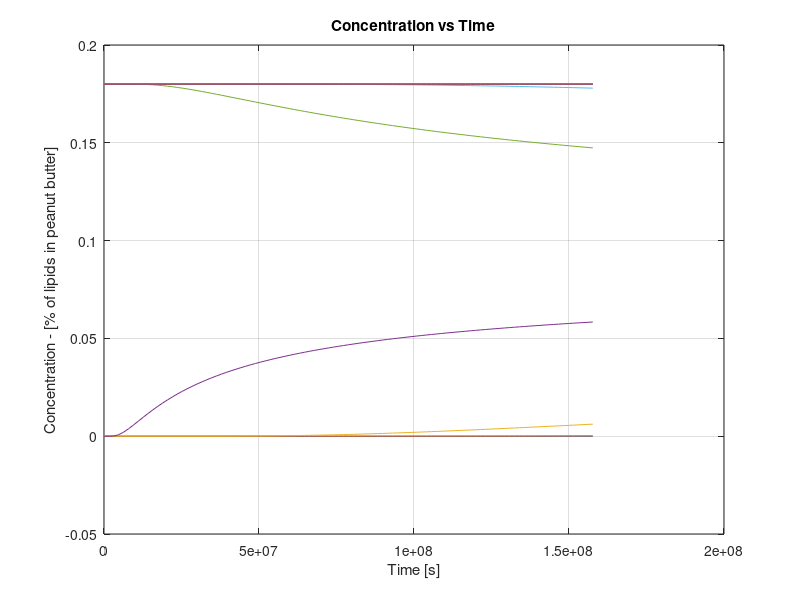
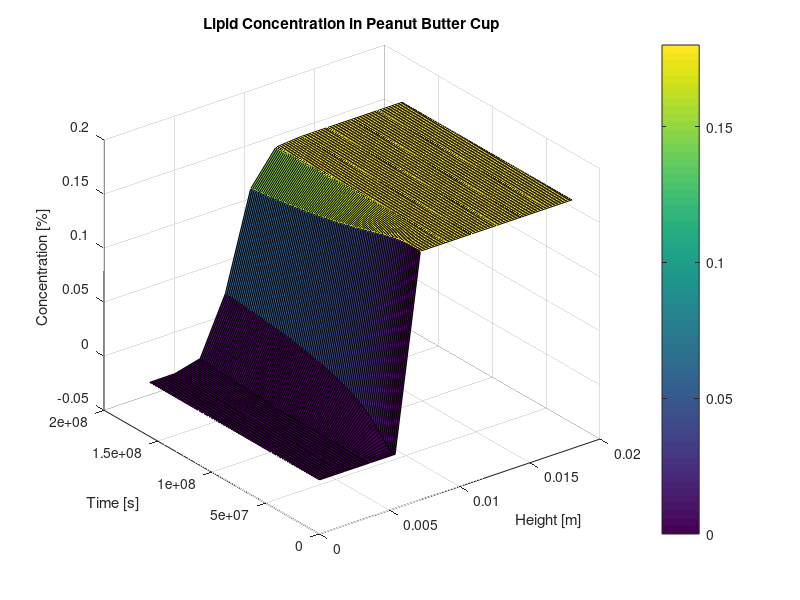
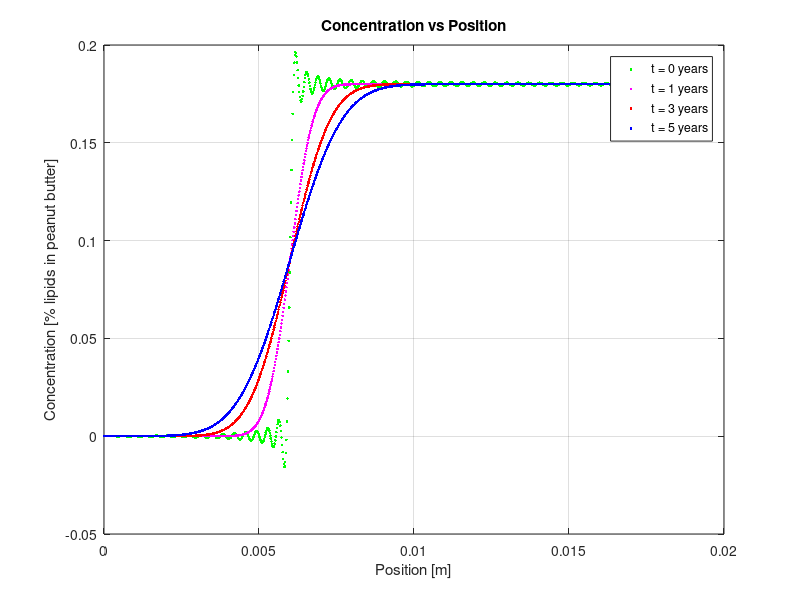

The MATLAB script that drew these images, in order:
%% Biological and Agricultural Engineering Department
% Modeling and Analysis of Physical and Biological Processes: EBS 270
% Homework No. 2 - Due Date: May 10, 2019
% Student: Guilherme De Moura Araujo
%%
close all; clear all; clc;

%% Problem 1 a - Simplified analytical solution
% Assumptions:
% 1) Peanut butter cup has a cylindrical geometry;
% 2) Diffusivity is the same in both chocolat and peanut butter layers;
% 3) There's no migration of lipidis by capilarity;
% 4) The peanut butter cup is homogenous and isotropic;
% 5) No vapor pressure escapes to the outside;
% 6) Concentrations are the same in the interface;
% 7) Concentration does not change in the radial direction;
% 8) There's no chemical reaction between peanut buttter and the chocolat.


h = 0.018; % height [m]
hPb = 0.012; % peanut butter layer thickness [m]
hC = h-hPb; % chocolate layer thickness [m]
d = 5.5*10^-15; % diffusivity of the lipid in liquid [m2/s]
co = 0.18; % initial concentration [%]
dz = h/10; % [m]
tMax = (365*24*3600*5); % maximum time (5 years) [s]
dt = tMax/100; % time step [s]

tgrid = 0:dt:tMax;
zgrid = 0:dz:h;
[z,t] = meshgrid(zgrid , tgrid);
Sum = 0;
infSum = 1E4;

for n = 1:infSum
    Sin = sin(n * pi * hC/h);
    Cos = cos(n * pi * z/h);
    wn = n * pi/h;
    E = exp( -(wn^2) * d * t);
    Sum = Sum + (Sin * Cos .* E)/n;
end
 
C = co * (hPb/h - 2*Sum/pi);     % Simplified analytical solution
 
plot(t, C)
xlabel('Time [s]');
ylabel('Concentration - [% of lipids in peanut butter]');
grid;
title ('Concentration vs Time')

%% Problem 1b - Surface to produce plot of concentration vs. height and time
figure()
surf(z, t, C) % surface plot
colorbar
title ('Lipid Concentration in Peanut Butter Cup')
xlabel ('Height [m]');
ylabel ('Time [s]');
zlabel ('Concentration [%]');

%% Problem 1c - Different times
dz = h/1000; % [m]
zgrid = 0:dz:h;
[z,t] = meshgrid(zgrid , tgrid);

infSum = 1E2;

t0 = 0;
t1 = 365 * 24 * 3600;
t3 = 3 * 365 * 24 * 3600;
t5 = 5 * 365 * 24 * 3600;
Sum0 = 0;
Sum1 = 0;
Sum3 = 0;
Sum5 = 0;

for n = 1:infSum
    Sin = sin(n * pi * hC/h);
    Cos = cos(n * pi * z/h);
    wn = n * pi/h;
    E = exp( -(wn^2) * d * t0);
    Sum0 = Sum0 + (Sin * Cos .* E)/n;
end

C0 = co * (hPb/h - 2*Sum0/pi);

for n = 1:infSum
    Sin = sin(n * pi * hC/h);
    Cos = cos(n * pi * z/h);
    wn = n * pi/h;
    E = exp( -(wn^2) * d * t1);
    Sum1 = Sum1 + (Sin * Cos .* E)/n;
end

C1 = co * (hPb/h - 2*Sum1/pi);   

for n = 1:infSum
    Sin = sin(n * pi * hC/h);
    Cos = cos(n * pi * z/h);
    wn = n * pi/h;
    E = exp( -(wn^2) * d * t3);
    Sum3 = Sum3 + (Sin * Cos .* E)/n;
end

C3 = co * (hPb/h - 2*Sum3/pi);   

for n = 1:infSum
    Sin = sin(n * pi * hC/h);
    Cos = cos(n * pi * z/h);
    wn = n * pi/h;
    E = exp( -(wn^2) * d * t5);
    Sum5 = Sum5 + (Sin * Cos .* E)/n;
end

C5 = co * (hPb/h - 2*Sum5/pi); 

% Plots
x = z(1,:);
figure();
plot(x(1,:), C0(1,:),'g.', x, C1(1,:), 'm.', x, C3(1,:), 'r.', x, C5(1,:), 'b.')
xlabel('Position [m]');
ylabel('Concentration [% lipids in peanut butter]');
legend('t = 0 years', 't = 1 years', 't = 3 years', 't = 5 years')
grid;
title ('Concentration vs Position')

%% Problem 1d - Interpretation of results
% Lipid concentration migrates from the peanut butter to the chocolate
% layer over time. We can notice that for smaller heights (chocolate layer)
% the concentration is higher for higher times. In addition, there's a
% descontinuity in the edge between the two layers for t = 0, which
% suggests that there's no lipid migration for t = 0 (Which is true! Lipids 
% don't start to migrate right after the candy is made). Moreover, we can
% see that there's practically no differences in the concentrations (at any
% time) for h < 3 mm or h > 9 mm.

%% Problem 1e - Limitations of the model
% Two potential concerns of the model are regarded to the geometry chosen
% to represent this problem. A peanut butter cup is not actually a
% cylinder, and the assumption of isotropy is only given considereing the
% cylindrical geometry of the peanut butter cup. We can overcome these
% limitations by approaching the problem in a more realistic way, using
% numerical solutions instead of simplified analytical solutions. This
% allow us to model the perfect shape of the peanut butter cup, and
% therefore isotropy is also taken care by the numerical approach.
% Another concern is the assumption that diffusivity is the same for both
% layers, which is not necessarily true. We can overcome this issue by
% creating extra boundary conditions and setting up different
% coefficiens according to the layer we're analyzing. Something like:
% D = Dchoc, 0<h<0.006; D = Dpb, h>0.006.